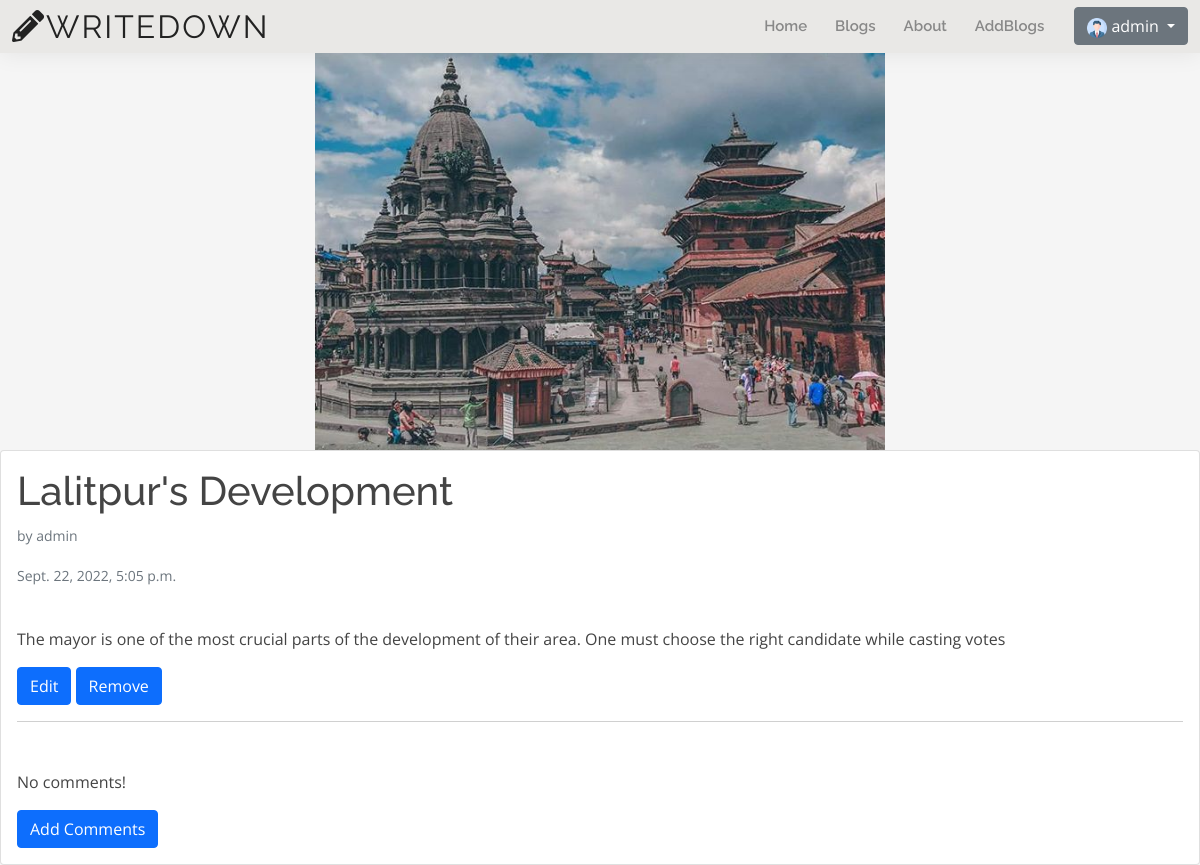
Page /post/11/ (signed in) on the committed database.
### blog/models.py (models this page shows, shortened)
class Post(models.Model):
    author = models.ForeignKey(User,on_delete=models.CASCADE) #only person has power i.e. create superuser can do all
    title= models.CharField(max_length=200)
    text=models.TextField()
    image = models.ImageField(upload_to="photos", blank=True, null=True)
    created_date=models.DateTimeField(default=timezone.now)
    published_date=models.DateTimeField(blank=True,null=True)

### blog/views.py (the view)
# urls.py: re_path(r'^post/(?P<pk>\d+)/$',views.PostDetailView.as_view(),name='post_detail'),
class PostDetailView(DetailView):
    model=Post

### templates/blog/post_detail.html (shortened to what this page needs)
{% extends "base.html" %}
{% block body %}
<img src="/media/{{post.image}}" class="card-img-topp" alt="..." >
<div class="card" style="width: 100%">
<div class="card-body">
<h1 class="card-title">{{ post.title}} <br></h1>
 <p class="card-text"><small class="text-muted" >by {{post.author}}</small></p>
{% if post.published_date %}
 <p class="card-text"><small class="text-muted">
  {{post.published_date}}
</small></p>
{% else%}
<a  class= "btn btn-primary " href="{%url 'post_publish' pk=post.pk%}">Publish</a>
{% endif %}
 <p class="card-text">
<br>{{post.text}}</p>
{% ifequal user post.author %}
  <a class= 'btn btn-primary' href="{% url 'post_edit' pk=post.pk%}">Edit
  </a>
  <a class= 'btn btn-primary' href="{% url 'post_remove' pk=post.pk%}">Remove
  </a>
{% endifequal %}
<hr>
</div>
<div class="card-body" style="width:fit-content">
  {% for comment in post.comments.all %}
<div class="border">
<p class="card-text">{{comment.text}}</p>
  <p class="card-text "><small class="text-muted">posted By :{{comment.writer}} {{comment.created_date}}</p></small>
</div><hr>
{% empty %}
<p class="card-text">No comments!</p>
  {% endfor %}
  {% if user.is_authenticated %}
 <p class="card-text"><a class='btn btn-primary' href="{% url 'add_comment_to_post' pk=post.pk %}">Add Comments</a></p>
{% else %}
 <p class="card-text"><a class='btn btn-primary ' href="{% url 'register' %}">Comments</a></p>
{% endif %}
</div>
</div>
{% endblock body %}

### templates/base.html (shortened to what this page needs)
{% load static %}
<!DOCTYPE html>
<html lang="en">
<head>
  <link href="{% static 'assets/vendor/aos/aos.css' %}" rel="stylesheet">
  <link href="{% static 'assets/vendor/bootstrap/css/bootstrap.min.css' %}" rel="stylesheet">
  <link href="{% static 'assets/vendor/bootstrap-icons/bootstrap-icons.css' %}" rel="stylesheet">
  <link href="{% static 'assets/vendor/boxicons/css/boxicons.min.css' %}" rel="stylesheet">
  <link href="{% static 'assets/vendor/glightbox/css/glightbox.min.css' %}" rel="stylesheet">
  <link href="{% static 'assets/vendor/swiper/swiper-bundle.min.css' %}" rel="stylesheet">
  <link rel="stylesheet" href="{% static 'assets/css/blog.css' %}">
  <link href="{% static 'assets/css/style.css' %}" rel="stylesheet">
  <link rel="stylesheet" href="https://cdnjs.cloudflare.com/ajax/libs/font-awesome/5.15.1/css/all.min.css">
</head>
<body>
  <header id="header" class="fixed-top">
    <div class="container-fluid d-flex justify-content-between align-items-center">
      <h1 class="logo me-auto me-lg-0"><a href="/"><i class="fas fa-pencil-alt"></i>WriteDown</a></h1>
      <nav id="navbar" class="navbar order-last order-lg-0">
        <ul>
          <li><a href="{% url 'main' %}">Home</a></li>
          <li><a href="/post">Blogs</a> </li>
          <li><a href="{% url 'about' %}">About</a></li>
          {% if user.is_authenticated %}
          <li><a href="{% url 'post_new' %}">AddBlogs</a> </li>
            <div class="dropdown" style="margin-left: 30px;">
              <button class="btn btn-secondary dropdown-toggle" type="button" id="dropdownMenuButton1" data-bs-toggle="dropdown" aria-expanded="false">
                <img src="{% static 'assets/img/profile.png' %}" width="20" height="20"></img>
                  {{request.user}}
              </button>
            </div>
          {% else %}
            <li><a href="/register/">Signup</a></li>
            <li><a href="/login/">Login</a></li>
          {% endif %}
        </ul>
      </nav>
    </div>
  </header>
  {% block body %}
  {% endblock body %}
</body>
</html>

### static/assets/css/blog.css (style rules this page uses)
* { margin: 0; padding: 0; box-sizing: border-box; }
body { background: whitesmoke; margin-top: 0rem; font-family:cursive; }
.card-img-topp { width: fit-content; height:400px; border-top-left-radius: calc(0.25rem - 1px); border-top-right-radius: calc(0.25rem - 1px); display: block; margin-left: auto; margin-right: auto; margin-top: 50px; }

### static/assets/css/style.css (style rules this page uses)
body { font-family: "Open Sans", sans-serif; color: #444444; }
a { color: #34b7a7; text-decoration: none; }
h1, h2, h3, h4, h5, h6 { font-family: "Raleway", sans-serif; }
#header { background: #e9e8e6; box-shadow: 0px 0px 25px 0 rgba(0, 0, 0, 0.08); z-index: 997; padding: 5px 0; }
#header .logo { font-size: 32px; margin: 0; padding: 0; line-height: 1; font-weight: 400; letter-spacing: 2px; text-transform: uppercase; }
#header .logo a { color: #222222; }
.navbar { padding: 0; }
.navbar ul { margin: 0; padding: 0; display: flex; list-style: none; align-items: center; }
.navbar li { position: relative; padding: 10px 0 10px 28px; }
.navbar a, .navbar a:focus { display: flex; align-items: center; justify-content: space-between; font-family: "Raleway", sans-serif; font-size: 15px; font-weight: 600; color: #888888; white-space: nowrap; transition: 0.3s; position: relative; }
.navbar > ul > li > a:before { content: ""; position: absolute; width: 0; height: 2px; bottom: -5px; left: 0; background-color: #34b7a7; visibility: hidden; width: 0px; transition: all 0.3s ease-in-out 0s; }

### rows in the picture
Post: image (picture), title "Lalitpur's Development", author "admin", published_date "Sept. 22, 2022, 5:05 p.m.", text "The mayor is one of the most crucial parts of the development of their area. One must choose the right candidate while casting votes"

### other values in the picture
{{ request.user }} "admin"
